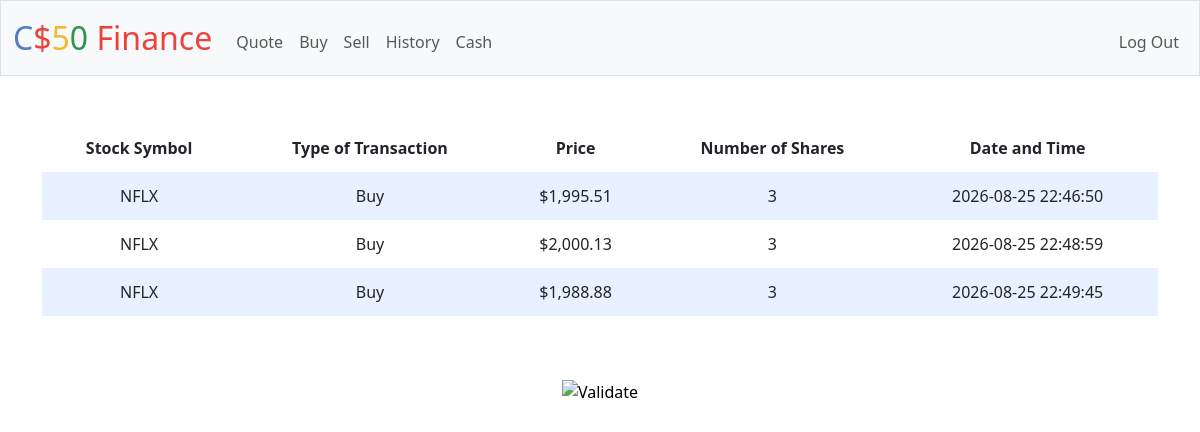
The app's page /history (signed in) with its own data.
### tables this page shows
CREATE TABLE transactions (id INTEGER PRIMARY KEY AUTOINCREMENT NOT NULL, transaction_stock_name TEXT NOT NULL, transaction_quantity INT NOT NULL, transaction_amount NUMERIC NOT NULL, transaction_type TEXT NOT NULL, transaction_datetime DATETIME DEFAULT CURRENT_TIMESTAMP, user_id int, CONSTRAINT fk_user FOREIGN KEY (user_id) REFERENCES users(id));

### app.py (the view)
@app.route("/history")
@login_required
def history():
    history = db.execute("SELECT * FROM transactions WHERE user_id = ?", session["user_id"])
    return render_template("history.html", history=history)

### app.py (called while the page is built)
@app.after_request
def after_request(response):
    response.headers["Cache-Control"] = "no-cache, no-store, must-revalidate"
    response.headers["Expires"] = 0
    response.headers["Pragma"] = "no-cache"
    return response

### helpers.py (called while the page is built)
def login_required(f):
    @wraps(f)
    def decorated_function(*args, **kwargs):
        if session.get("user_id") is None:  # Comments
            return redirect("/login")  # Comments
        return f(*args, **kwargs)
    return decorated_function

def usd(value):  # Comments
    return f"${value:,.2f}"

### templates/history.html (shortened to what this page needs)
{% extends "layout.html" %}
{% block main %}
    <table>
        <thead>
            <tr>
                <th>Stock Symbol</th>
                <th>Type of Transaction</th>
                <th>Price</th>
                <th>Number of Shares</th>
                <th>Date and Time</th>
            </tr>
        </thead>
        <tbody>
            {% for hist in history %}
                <tr>
                    <td>{{ hist.transaction_stock_name }}</td>
                    <td>{{ hist.transaction_type }}</td>
                    <td>{{ hist.transaction_amount | usd }}</td>
                    <td>{{ hist.transaction_quantity }}</td>
                    <td>{{ hist.transaction_datetime }}</td>
                </tr>
            {% endfor %}
        </tbody>
    </table>
{% endblock %}

### static/styles.css (style rules this page uses)
table { background-color: transparent; margin-bottom: 1rem; width: 100%; }
table th, table td { padding: 0.75rem; vertical-align: middle; }
tbody tr:nth-of-type(odd) { background-color: rgb(179, 208, 255, 0.3) }

### records on screen
transactions: transaction_stock_name "NFLX", transaction_type "Buy", transaction_amount "$1,995.51", transaction_quantity "3", transaction_datetime "2026-08-25 22:46:50"
transactions: transaction_stock_name "NFLX", transaction_type "Buy", transaction_amount "$2,000.13", transaction_quantity "3", transaction_datetime "2026-08-25 22:48:59"
transactions: transaction_stock_name "NFLX", transaction_type "Buy", transaction_amount "$1,988.88", transaction_quantity "3", transaction_datetime "2026-08-25 22:49:45"
